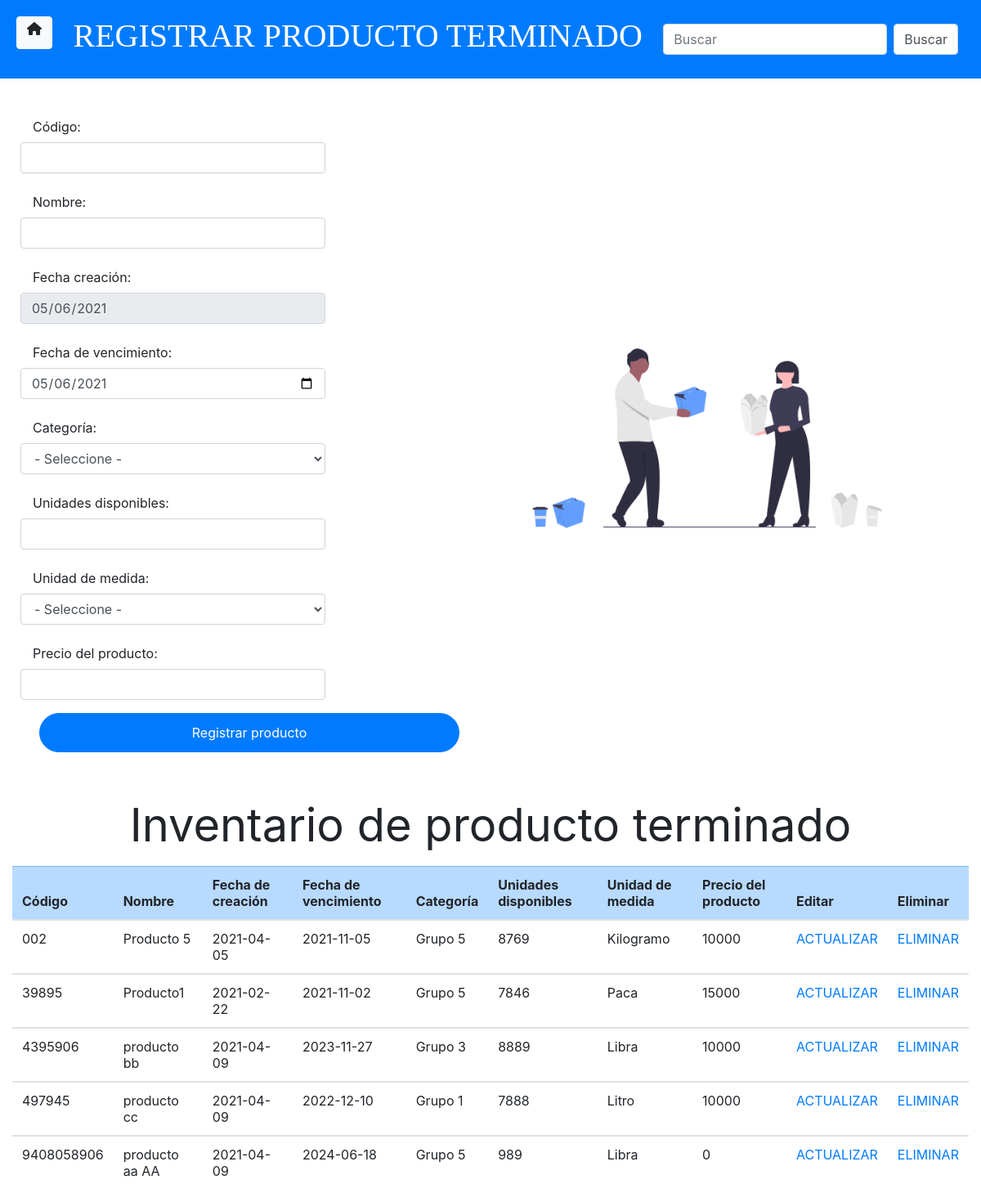
Screenshot of /Sistema/modulo_producto/registro_producto.php (signed in) with the database file from the repository.
### tables this page shows
CREATE TABLE `tblproductoterminado` (
  `codigo` varchar(15) NOT NULL,
  `nombre` varchar(30) NOT NULL,
  `fecha_creacion` date NOT NULL,
  `fecha_vencimiento` date NOT NULL,
  `categoria` int(3) NOT NULL,
  `unidades_disponibles` int(5) NOT NULL,
  `unidad_medida` int(2) NOT NULL,
  `precio` int(11) NOT NULL,
  `estado` int(2) NOT NULL
);

CREATE TABLE `tblcategoria` (
  `codigo` int(3) NOT NULL,
  `nombre` varchar(40) NOT NULL
);

CREATE TABLE `tblunidadmedida` (
  `codigo` int(2) NOT NULL,
  `nombre` varchar(15) NOT NULL
);

### Sistema/modulo_producto/registro_producto.php (the view, shortened to what this page needs)
<html>
<head>
    <link rel="stylesheet" href="../bootstrap/css/bootstrap.min.css">
    <link rel="stylesheet" href="../bootstrap/css/estilos/producto.css">
</head>
<body>
    <header class="d-flex justify-content-between">
        <div class="d-flex justify-content-start  mb-3 ">
            <?php include "../includes/btnVolver.php"; ?>
        </div>
        <h1 class="titulo display-4 "> REGISTRAR PRODUCTO TERMINADO</h1>
        <form action="buscar_producto.php" method="post" class="form-inline my-2 my-lg-0 ">
            <input class="form-control mr-sm-2" type="text" placeholder="Buscar" name="busqueda" id="busqueda" aria-label="Search" ata-placement="bottom" data-toggle="tooltip" title="Busque por el código o el nombre del producto">
            <input type="submit" value="Buscar" class="btn-search form-control mr-sm-2">
        </form>
    </header>
    <div class=" row  padre d-flex justify-content-between col-md-12 ">
        <div class=" hijo col-md-12 col-lg-6 col-sm-12">
            <form action="guardar_producto.php" method="post" name="formulario" class="needs-validation" novalidate onsubmit="return (e);">
                <div class="form-group row">
                    <label class="col-md-12 col-lg-12  col-form-label">Código:</label><br>
                    <input type="text" name="codigo" id="codigo" class="form-control col-md-12  col-lg-8 rounded " autofocus maxlength="50" minlegth="2" required>
                </div>
                <div class="form-group row">
                    <label class="col-md-12 col-lg-12  col-form-label">Nombre:</label><br>
                    <input type="text" name="nombre" id="nombre" class="form-control col-md-12  col-lg-8 rounded " maxlength="50" minlegth="2" required>
                </div>
                <div class="form-group row">
                    <label class="col-md-12 col-lg-12  col-form-label ">Fecha creación:</label><br>
                    <input class="form-control col-md-12  col-lg-8 rounded  " type="date" name="fecha" id="fecha_creacion" value="" readonly required>
                </div>
                <div class="form-group row">
                    <label class="col-md-12 col-lg-12  col-form-label">Fecha de vencimiento:</label><br>
                    <input type="date" name="fecha_vencimiento" id="fecha_vencimiento" class="form-control col-md-12  col-lg-8 rounded" value="<?php echo date("Y-m-d"); ?>" min="<?php echo date("Y-m-d"); ?>" max="2025-01-01">
                </div>
                <div class="form-group row">
                    <label class="col-md-12 col-lg-12  col-form-label" for="categoria">Categoría: </label><br>
                    <select name="categoria" id="categoria" class="form-control col-md-12  col-lg-8 rounded " required>
                        <option value="" disabled selected> - Seleccione - </option>
                    </select>
                </div>
                <div class="form-group row">
                    <label class="col-md-12 col-lg-12  col-form-label">Unidades disponibles:</label><br>
                    <input type="number" name="unidades_disponibles" id="unidades_disponibles" for="unidades_disponibles" class="form-control col-md-12  col-lg-8 rounded  " maxlength="12" minlegth="2" required>
                </div>
                <div class="form-group row">
                    <label class="col-md-12 col-lg-12  col-form-label" for="unidad_medida">Unidad de medida:</label><br>
                    <select name="unidad_medida" id="unidad_medida" class="form-control col-md-12  col-lg-8 rounded " required>
                        <option value="" disabled selected> - Seleccione - </option>
                    </select>
                </div>
                <div class="form-group row">
                    <label class="col-md-12 col-lg-12  col-form-label">Precio del producto:</label><br>
                    <input type="number" name="precio" id="precio" class="form-control col-md-12  col-lg-8 rounded  " list="precios" required="">
                </div>
                <div class="form-group inline row justify-content-center">
                    <input type="submit" value="Registrar producto" id="boton" class="btn btn-primary col-11  rounded-pill"><br> <br>
                </div>
            </form>
        </div>
        <div class=" img hijo col-lg-6 col-sm-12 col-md-6">
            <img class="img-fluid  " src="../img/modulo producto.png ">
        </div>
    </div>
    <div class="container-fluid">
        <center>
            <h3 class="h3 mb-3 font-weight-normal display-4  "> Inventario de producto terminado </h3>
        </center>
        <div class="row d-flex justify-content-center">
            <div class="col-12">
                <table class="table table-hover">
                    <thead class="table-primary">
                        <tr>
                            <th>Código</th>
                            <th>Nombre</th>
                            <th>Fecha de creación</th>
                            <th>Fecha de vencimiento</th>
                            <th>Categoría</th>
                            <th>Unidades disponibles</th>
                            <th>Unidad de medida</th>
                            <th>Precio del producto</th>
                            <th>Editar</th>
                            <th>Eliminar</th>
                        </tr>
                    </thead>
                    <?php
                    include "../includes/conexion.php";
                    $seleccionar = $conexion->query("SELECT c.nombre as 'categoria', um.nombre as 'unidad_medida',pt.codigo,pt.nombre,pt.unidades_disponibles,pt.fecha_vencimiento,pt.fecha_creacion,pt.precio FROM tblproductoterminado as pt INNER JOIN tblunidadmedida as um ON pt.unidad_medida = um.codigo INNER JOIN tblcategoria as c ON pt.categoria = c.codigo where pt.fecha_vencimiento > NOW()");
                    while ($datos = $seleccionar->fetch_assoc()) {   ?>
                        <tbody>
                            <tr>
                                <td data-label="Código"><?php echo $datos['codigo'] ?></td>
                                <td data-label="Nombre"><?php echo $datos['nombre'] ?></td>
                                <td data-label="Feha de creación"><?php echo $datos['fecha_creacion'] ?></td>
                                <td data-label="Fecha de vencimiento"><?php echo $datos['fecha_vencimiento'] ?></td>
                                <td data-label="Categoría"><?php echo $datos['categoria']  ?></td>
                                <td data-label="Unidades disponibles"><?php echo $datos['unidades_disponibles'] ?></td>
                                <td data-label="Unidad medida"><?php echo $datos['unidad_medida']  ?></td>
                                <td data-label="Precio"><?php echo $datos['precio']  ?></td>
                                <td><a href="actualizar_producto.php?codigo=<?php echo $datos['codigo'] ?>">ACTUALIZAR</a></td>
                                <td><a href="borrar_producto.php?codigo=<?php echo $datos['codigo'] ?>">ELIMINAR</a></td>
                            </tr>
                        </tbody>
                    <?php
                    }
                    ?>
                </table>
            </div>
        </div>
    </div>
</body>
</html>

### rows the page displays
tblproductoterminado: codigo "002", nombre "Producto 5", fecha_creacion "2021-04-05", fecha_vencimiento "2021-11-05", categoria.nombre "Grupo 5", unidades_disponibles "8769", unidad_medida.nombre "Kilogramo", precio "10000"
tblproductoterminado: codigo "39895", nombre "Producto1", fecha_creacion "2021-02-22", fecha_vencimiento "2021-11-02", categoria.nombre "Grupo 5", unidades_disponibles "7846", unidad_medida.nombre "Paca", precio "15000"
tblproductoterminado: codigo "4395906", nombre "producto bb", fecha_creacion "2021-04-09", fecha_vencimiento "2023-11-27", categoria.nombre "Grupo 3", unidades_disponibles "8889", unidad_medida.nombre "Libra", precio "10000"
tblproductoterminado: codigo "497945", nombre "producto cc", fecha_creacion "2021-04-09", fecha_vencimiento "2022-12-10", categoria.nombre "Grupo 1", unidades_disponibles "7888", unidad_medida.nombre "Litro", precio "10000"
tblproductoterminado: codigo "9408058906", nombre "producto aa AA", fecha_creacion "2021-04-09", fecha_vencimiento "2024-06-18", categoria.nombre "Grupo 5", unidades_disponibles "989", unidad_medida.nombre "Libra", precio "0"
